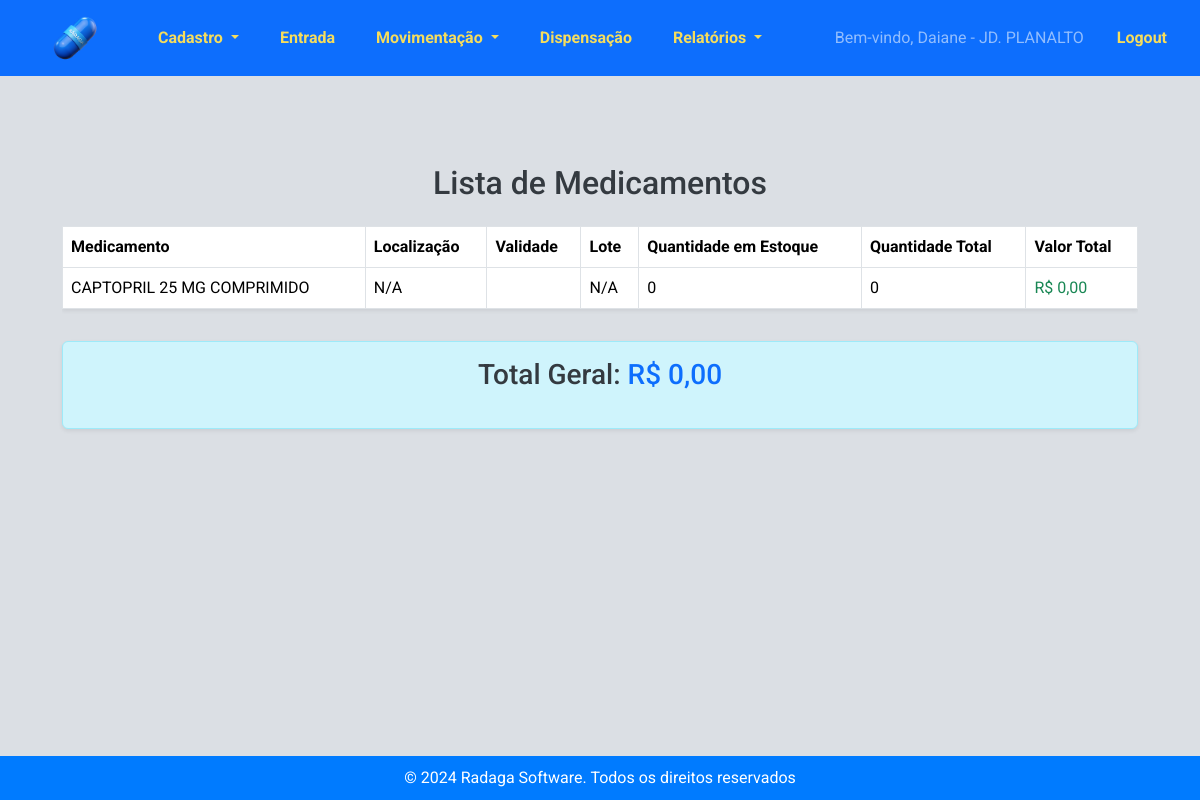
The app's page /estoque/lista_medicamentos/ (signed in) with its own data.
### estoque/models.py (models this page shows, shortened)
class Profile(models.Model):
    user = models.OneToOneField(User, on_delete=models.CASCADE, default=1)
    estabelecimento = models.ForeignKey('Estabelecimento', on_delete=models.SET_NULL, null=True, blank=True)

class Estabelecimento(models.Model):
    TIPOS_ESTABELECIMENTO = [
        ('Farmacia', 'Farmácia'),
        ('Almoxarifado Central', 'Almoxarifado Central'),
    ]
    nome = models.CharField(max_length=255)
    codigo_cnes = models.CharField(max_length=20)
    farmaceutico_responsavel = models.CharField(max_length=255)
    imagem_logotipo = models.ImageField(upload_to='logotipos/')
    tipo_estabelecimento = models.CharField(max_length=20, choices=TIPOS_ESTABELECIMENTO)

class Medicamento(models.Model):
    LISTA_CHOICES = [
        ('A', 'Lista A'),
        ('B', 'Lista B'),
        ('C', 'Lista C'),
    ]
    codigo_identificacao = models.CharField(max_length=100, blank=True, null=True)
    nome = models.CharField(max_length=255, blank=True, null=True)
    psicotropico = models.CharField(max_length=1, choices=LISTA_CHOICES, blank=True, null=True, verbose_name="Psicotrópico")

### estoque/views.py (the view)
# urls.py: path("lista_medicamentos/", views.lista_medicamentos, name="lista_medicamentos"),
@login_required
def lista_medicamentos(request):
    now = timezone.now()
    now_plus_3_months = (now + timedelta(days=90)).date()
    estabelecimento = request.user.profile.estabelecimento
    estoques = Estoque.objects.filter(estabelecimento=estabelecimento).values(
        "medicamento__id", "medicamento__nome"
    ).annotate(
        quantidade_em_estoque=Sum("quantidade")
    )
    detalhes_medicamentos = list(DetalhesMedicamento.objects.filter(
        Q(estoque__estabelecimento=estabelecimento) | Q(estoque__estabelecimento__isnull=True)
    ).values(
        "medicamento__id", "medicamento__nome", "localizacao", "validade", "lote", "fabricante"
    ).annotate(
        total_quantidade=Sum("quantidade"),
        total_valor=Sum(F("quantidade") * F("valor"))
    ).order_by("medicamento__nome", "lote"))
    estoque_dict = {item["medicamento__id"]: item["quantidade_em_estoque"] for item in estoques}
    for item in detalhes_medicamentos:
        item["quantidade_em_estoque"] = estoque_dict.get(item["medicamento__id"], 0)
    medicamentos_no_detalhes = {item["medicamento__id"] for item in detalhes_medicamentos}
    for item in estoques:
        if item["medicamento__id"] not in medicamentos_no_detalhes:
            detalhe = DetalhesMedicamento.objects.filter(
                medicamento_id=item["medicamento__id"],
                estoque__estabelecimento=estabelecimento
            ).order_by("-validade").first()  # Ordena do mais recente para o mais antigo
            detalhes_medicamentos.append({
                "medicamento__id": item["medicamento__id"],
                "medicamento__nome": item["medicamento__nome"],
                "localizacao": detalhe.localizacao if detalhe else "N/A",
                "validade": detalhe.validade if detalhe else "N/A",
                "lote": detalhe.lote if detalhe else "N/A",
                "fabricante":detalhe.fabricante if detalhe else "N/A",
                "total_quantidade": 0,
                "total_valor": 0,
                "quantidade_em_estoque": item["quantidade_em_estoque"]
            })
    total_valor_geral = sum(item["total_valor"] or 0 for item in detalhes_medicamentos)
    return render(
        request,
        "estoque/lista_medicamentos.html",
        {
            "detalhes_medicamentos": detalhes_medicamentos,
            "now_plus_3_months": now_plus_3_months,
            "total_valor_geral": total_valor_geral,
        },
    )

### estoque/templates/estoque/lista_medicamentos.html
{% extends 'estoque/base.html' %}
{% block content %}
<div class="container mt-4">
    <h2 class="text-center mb-4">Lista de Medicamentos</h2>
    <div class="table-responsive">
        <table class="table table-hover table-bordered shadow-sm">
            <thead class="thead-dark">
                <tr>
                    <th>Medicamento</th>
                    <th>Localização</th>
                    <th>Validade</th>
                    <th>Lote</th>
                    <th>Quantidade em Estoque</th>
                    <th>Quantidade Total</th>
                    <th>Valor Total</th>
                </tr>
            </thead>
            <tbody>
                {% for medicamento in detalhes_medicamentos %}
                <tr>
                    <td>{{ medicamento.medicamento__nome }}</td>
                    <td>{{ medicamento.localizacao }}</td>
                    <td>{{ medicamento.validade|date:"d/m/Y" }}</td>
                    <td>{{ medicamento.lote }}</td>
                    <td>{{ medicamento.quantidade_em_estoque }}</td>
                    <td>{{ medicamento.total_quantidade }}</td>
                    <td class="text-success font-weight-bold">R$ {{ medicamento.total_valor|floatformat:2 }}</td>
                </tr>
                {% empty %}
                <tr>
                    <td colspan="7" class="text-center text-muted">Nenhum medicamento disponível.</td>
                </tr>
                {% endfor %}
            </tbody>
        </table>
    </div>
    <div class="alert alert-info text-center mt-3 shadow-sm">
        <h3>Total Geral: <span class="text-primary">R$ {{ total_valor_geral|floatformat:2 }}</span></h3>
    </div>
</div>
{% endblock %}

### estoque/templates/estoque/base.html (shortened to what this page needs)
<!DOCTYPE html>
<html>
<head>
    {% load static %}
    <link rel="stylesheet"
    href="https://cdnjs.cloudflare.com/ajax/libs/bootstrap-datepicker/1.9.0/css/bootstrap-datepicker.min.css">
<link href="https://cdn.jsdelivr.net/npm/bootstrap@5.3.3/dist/css/bootstrap.min.css" rel="stylesheet">
<link rel="stylesheet" href="{% static 'estoque/css/styles.css' %}">
<link href="https://cdn.jsdelivr.net/npm/select2@4.1.0-rc.0/dist/css/select2.min.css" rel="stylesheet" />
<link href="https://cdnjs.cloudflare.com/ajax/libs/bootstrap-icons/1.10.0/font/bootstrap-icons.min.css" rel="stylesheet">
</head>
<body>
    <nav class="navbar navbar-expand-lg navbar-dark bg-primary">
        <a href="{% url 'nova_dispensacao' %}">
            <img src="{% static 'estoque/pill.png' %}" alt="UML" style="margin: 5px 50px;height: 50px;" />
        </a>
        <div class="collapse navbar-collapse" id="navbarNav">
            <ul class="navbar-nav">
                <li class="nav-item dropdown">
                    <a class="nav-link dropdown-toggle" href="#" role="button" id="cadastroDropdown" role="button"
                        data-bs-toggle="dropdown" aria-haspopup="true" aria-expanded="false">
                        Cadastro
                    </a>
                </li>
                <li class="nav-item">
                    <a class="nav-link" href="{% url 'entrada_estoque' %}">Entrada</a>
                </li>
                <li class="nav-item dropdown">
                    <a class="nav-link dropdown-toggle" href="#" id="saidasDropdown" role="button"
                        data-bs-toggle="dropdown" aria-haspopup="true" aria-expanded="false">
                        Movimentação
                    </a>
                </li>
                <li class="nav-item">
                    <a class="nav-link" href="{% url 'nova_dispensacao' %}">Dispensação</a>
                </li>
                <li class="nav-item dropdown">
                    <a class="nav-link dropdown-toggle" href="#" id="relatoriosDropdown" role="button"
                        data-bs-toggle="dropdown" aria-haspopup="true" aria-expanded="false">
                        Relatórios
                    </a>
                </li>
            </ul>
            <ul class="navbar-nav ms-auto">
                {% if user.is_authenticated %}
                <li class="nav-item">
                    <span class="navbar-text">Bem-vindo, {{ user.username }} -
                        {% if user.profile.estabelecimento %}
                            {{ user.profile.estabelecimento.nome }}
                        {% endif %}
                    </span>
                </li>
                <li class="nav-item">
                    <a class="nav-link" href="#"
                        onclick="event.preventDefault(); document.getElementById('logout-form').submit();">
                        Logout
                    </a>
                </li>
                {% else %}
                <li class="nav-item">
                    <a class="nav-link" href="{% url 'login' %}">
                        <i class="bi bi-box-arrow-in-right"></i> Login
                    </a>
                </li>
                {% endif %}
            </ul>
        </div>
    </nav>
    <br>
    <div class="container content">
        {% block content %}{% endblock %}
    </div>
    <footer>
        &copy; 2024 Radaga Software. Todos os direitos reservados
    </footer>
</body>
</html>

### estoque/static/estoque/css/styles.css (style rules this page uses)
html, body { height: 100%; margin: 0; padding: 0; font-family: 'Roboto', sans-serif; background-color: #dbdfe4; color: #343a40; display: flex; flex-direction: column; }
.navbar { background-color: #007bff; margin-bottom: 0; align-items: center; }
.navbar .navbar-brand, .navbar .nav-link { color: #F5DD5D !important; font-weight: bold; font-family: 'Roboto', sans-serif; }
.navbar .navbar-nav .nav-item { margin-right: 25px; }
.navbar-collapse { justify-content: center; }
.navbar img { vertical-align: middle; }
.navbar-text { line-height: 40px; margin-left: 10px; }
.navbar .navbar-nav.ms-auto { margin-left: auto; }
.content { flex: 1; padding: 20px; }
footer { background-color: #007bff; color: #ffffff; padding: 10px 0; text-align: center; width: 100%; margin-top: auto; }
.container { margin-top: 20px; }
h1, h2, h3, h4, h5, h6 { font-family: 'Roboto', sans-serif; color: #343a40; margin-bottom: 20px; }
h2 { font-size: 2rem; }
h3 { font-size: 1.75rem; }

### records on screen
Medicamento: medicamento__nome "CAPTOPRIL 25 MG COMPRIMIDO", localizacao "N/A", lote "N/A", quantidade_em_estoque "0", total_quantidade "0", total_valor "0,00"

### other values on screen
{{ user.username }} "Daiane"
{{ user.profile.estabelecimento.nome }} "JD. PLANALTO"
{{ total_valor_geral|floatformat:2 }} "0,00"
